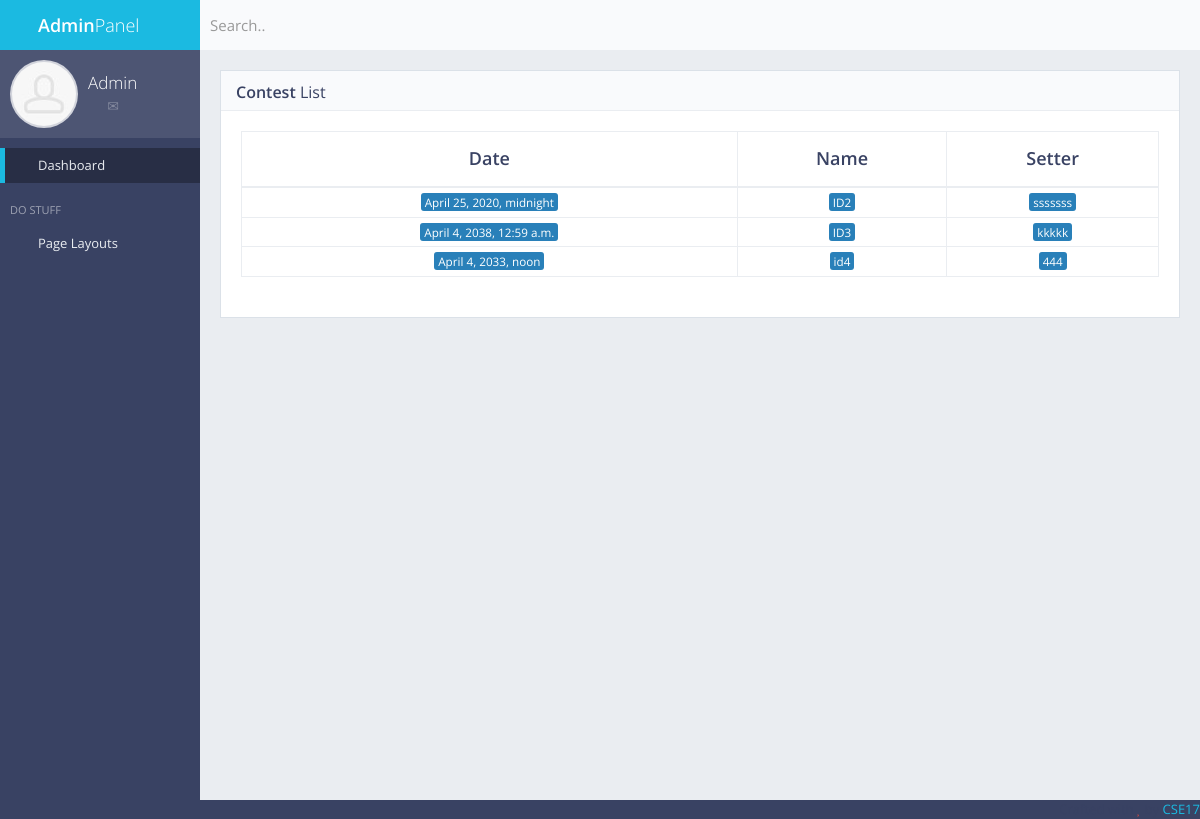
Before: /adminpanel/contestlist with the older database file.
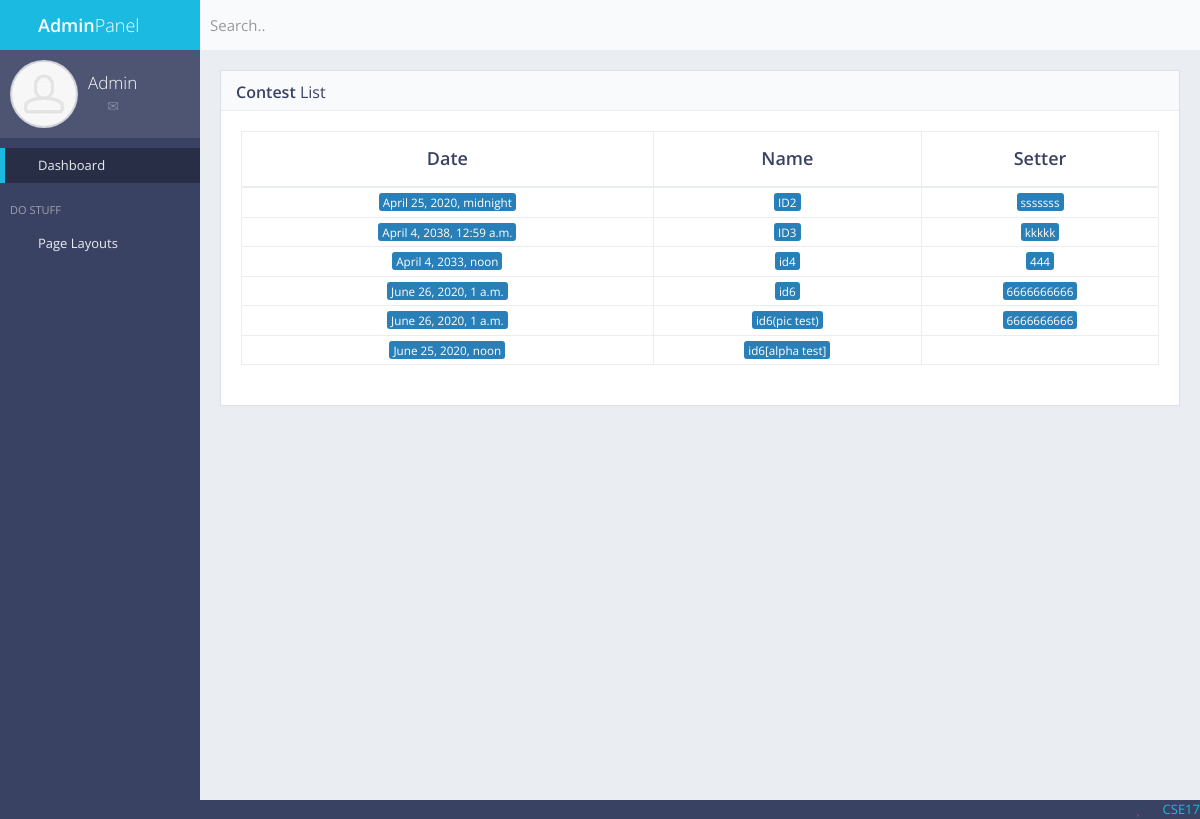
After: the same page with the newer database file.
### createcontest/models.py (models this page shows, shortened)
class Createcontest(models.Model):
	contest_name = models.CharField(max_length=50,null=True)
	contest_setter = models.CharField(max_length=50,null=True)
	contest_time = models.DateTimeField(null=True,default=datetime.date.today)
	problem_name_1 = models.CharField(max_length=50,null=True)
	problem_time_limit_1 = models.CharField(max_length=50,null=True)
	problem_memory_limit_1 = models.CharField(max_length=50,null=True)
	problem_description_1 = RichTextField(null=True);
	problem_input_1 = RichTextField(null=True)
	problem_output_1 = RichTextField(null=True)
	problem_note_1 = RichTextField(null=True)
	problem_pic_url_1 = models.TextField(default="-")
	problem_pic_1 = models.TextField(null=True)
	problem_name_2 = models.CharField(max_length=50,null=True)
	problem_time_limit_2 = models.CharField(max_length=50,null=True)
	problem_memory_limit_2 = models.CharField(max_length=50,null=True)
	problem_description_2 = RichTextField(null=True);
	problem_input_2 = RichTextField(null=True);
	problem_output_2 = RichTextField(null=True);
	problem_note_2 = RichTextField(null=True)
	problem_pic_url_2 = models.TextField(default="-")
	problem_pic_2 = models.TextField(null=True)
	problem_name_3 = models.CharField(max_length=50,null=True)
	problem_time_limit_3 = models.CharField(max_length=50,null=True)
	problem_memory_limit_3 = models.CharField(max_length=50,null=True)
	problem_description_3 = RichTextField(null=True);
	problem_input_3 = RichTextField(null=True);
	problem_output_3 = RichTextField(null=True);
	problem_note_3 = RichTextField(null=True)
	problem_pic_url_3 = models.TextField(default="-")
	problem_pic_3 = models.TextField(null=True)
	problem_name_4 = models.CharField(max_length=50,null=True)
	problem_time_limit_4 = models.CharField(max_length=50,null=True)
	problem_memory_limit_4 = models.CharField(max_length=50,null=True)
	problem_description_4 = RichTextField(null=True);
	problem_input_4 = RichTextField(null=True);
	problem_output_4 = RichTextField(null=True);
	problem_note_4 = RichTextField(null=True)
	problem_pic_url_4 = models.TextField(default="-")
	problem_pic_4 = models.TextField(null=True)
	problem_name_5 = models.CharField(max_length=50,null=True)
	problem_time_limit_5 = models.CharField(max_length=50,null=True)
	problem_memory_limit_5 = models.CharField(max_length=50,null=True)
	problem_description_5 = RichTextField(null=True);
	problem_input_5 = RichTextField(null=True);
	problem_output_5 = RichTextField(null=True);
	problem_note_5 = RichTextField(null=True)
	problem_pic_url_5 = models.TextField(default="-")
	problem_pic_5 = models.TextField(null=True)

### frontpage/views.py (the view)
# urls.py: url(r'^adminpanel/contestlist$',views.contestlist,name='contestlist'),
def contestlist(request):
	sitename = 'Contest List'
	contest = Createcontest.objects.all()
	args = {'sitename':sitename,'contest':contest}
	return render(request,'back/contestlist.html',args)

### frontpage/templates/back/contestlist.html
{% extends 'back/master.html' %}
{% load static %}
{% block mainblock %}
<div class="block full">
	<div class="block-title">
		<h2><strong>Contest</strong> List</h2>
	</div>
	<div class="table-responsive">
		<table id="example-datatable" class="table table-vcenter table-condensed table-bordered">
			<thead>
				<tr>
					<th class="text-center">Date</th>
					<th class="text-center">Name</th>
					<th class="text-center">Setter</th>
				</tr>
			</thead>
			<tbody>
				{% for i in contest %}
				<tr>
					<td class="text-center"><span class="label label-info">{{i.contest_time}}</td>
					<td class="text-center"><a href="javascript:void(0)"><span class="label label-info">{{i.contest_name}}</a></td>
					<td class="text-center"><span class="label label-info">{{i.contest_setter}}</span></td>
				</tr>
				{% endfor %}
			</tbody>
		</table>
	</div>
</div>
</div>
{% endblock %}

Changed rows visible on the page:
added Createcontest: contest_time "June 26, 2020, 1 a.m.", contest_name "id6", contest_setter "6666666666"
added Createcontest: contest_time "June 26, 2020, 1 a.m.", contest_name "id6(pic test)", contest_setter "6666666666"
added Createcontest: contest_time "June 25, 2020, noon", contest_name "id6[alpha test]"
